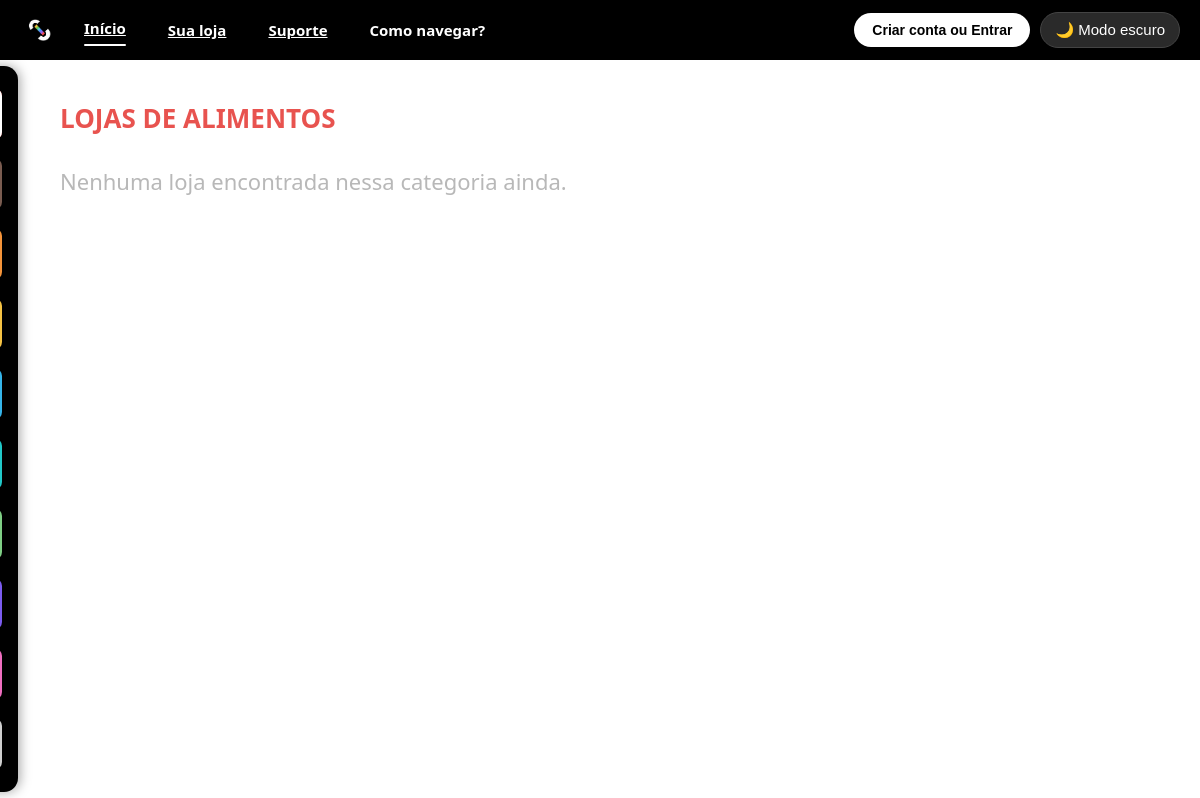
The app's page /CatAlimentos/, older data.
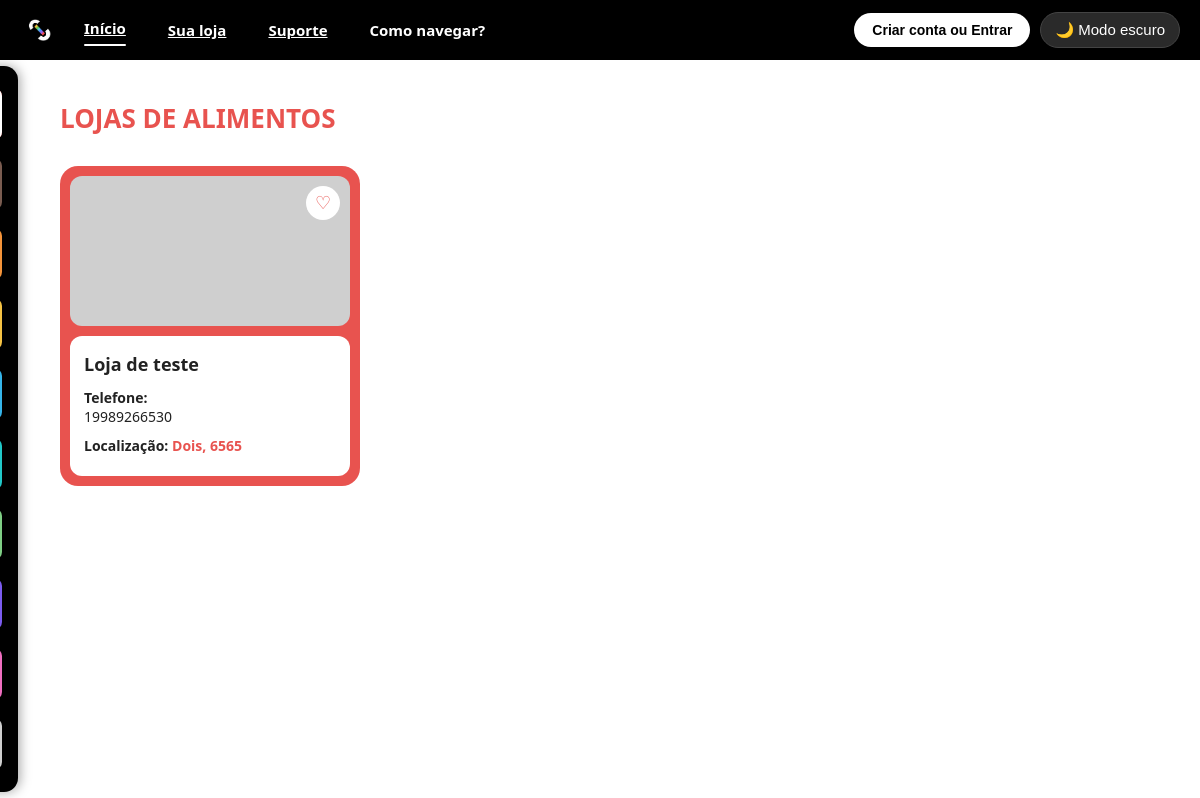
The same page, newer data.
### AppStoreLink/models.py (models this page shows, shortened)
class Loja(models.Model):
    id_loja = models.AutoField(primary_key=True)
    nome_loja = models.CharField(max_length=100)
    telefone_loja = models.CharField(max_length=15, blank=True, null=True)
    email_loja = models.EmailField(max_length=100)
    cnpj = models.CharField(max_length=18, unique=True) # !--!--!--!--!--!--!--! {{MUDAR PARA RECEBER TAMBEM CARACTERES "pois o CNPJ atual recebe letras tembem"}}  !--!--!--!--!--!--!--!
    foto_estabelecimento = models.CharField(max_length=255, blank=True, null=True)
    link = models.URLField(max_length=255, blank=True, null=True)
    id_endereco = models.ForeignKey(
        Endereco, on_delete=models.CASCADE, db_column="id_endereco"
    )
    id_categoria = models.ForeignKey(
        Categoria, on_delete=models.CASCADE, db_column="id_categoria"
    )

class Endereco(models.Model):
    id_endereco = models.AutoField(primary_key=True)
    rua = models.CharField(max_length=100)
    numero_estabelecimento = models.CharField(max_length=10)
    cep = models.CharField(max_length=9)

### AppStoreLink/views.py (the view)
# urls.py: path('CatAlimentos/', CatAlimentos, name='CatAlimentos'),
def CatAlimentos(request):
    lojas = Loja.objects.filter(
        id_categoria__tipo_categoria='Alimentos'
    ).select_related('id_endereco', 'id_categoria')
    contexto = {
        'categoria': 'Alimentos',
        'lojas': lojas,
    }
    return render(request, 'AppStoreLink/CatAlimentos.html', contexto)

### AppStoreLink/context_processors.py (called while the page is built)
def usuario_logado(request): # -> define a função que chama a cada renderização
    usuario_id = request.session.get('usuario_id') # -> essa linha define que um 'usuario_id' e logado, e nao logado e um 'None'
    usuario = Usuario.objects.filter(pk=usuario_id).first() if usuario_id else None # -> verifica se o 'usuario_id' tem valor, caso nao, retorna 'None'
    return {'usuario_logado': usuario} # -> a chave 'usuario_logado' vira o nome da var. em templates

### templates/AppStoreLink/CatAlimentos.html (shortened to what the changed rows need)
{% load static %}
<!DOCTYPE html>
<html lang="pt-BR">
<head>
  <link
    rel="stylesheet"
    href="{% static 'AppStoreLink/styles/style.css' %}"
  >
</head>
<body>
  <div class="categoria-container">
    <h1 class="categoria-titulo">
      Lojas de Alimentos
    </h1>
    {% if lojas %}
      <div class="loja-grid">
        {% for loja in lojas %}
          <div
            class="loja-card"
            data-url="{% url 'InformacoesLoja' loja.id_loja %}"
            onclick="location.href=this.dataset.url"
            style="cursor: pointer;"
          >
            <div class="loja-card-capa">
              <form
                method="POST"
                action="{% url 'favoritar-loja' loja.id_loja %}"
                onclick="event.stopPropagation()"
              >
                <button
                  type="submit"
                  class="loja-card-fav"
                  aria-label="Favoritar"
                >
                  ♡
                </button>
              </form>
            </div>
            <div class="loja-card-corpo">
              <h3>
                {{ loja.nome_loja }}
              </h3>
              {% if loja.telefone_loja %}
                <p class="loja-card-label">
                  Telefone:
                </p>
                <p>
                  {{ loja.telefone_loja }}
                </p>
              {% endif %}
              {% if loja.id_endereco %}
                <p class="loja-card-label">
                  Localização:
                  <span class="loja-card-endereco">
                    {{ loja.id_endereco.rua }},
                    {{ loja.id_endereco.numero_estabelecimento }}
                  </span>
                </p>
              {% endif %}
            </div>
          </div>
        {% endfor %}
      </div>
    {% else %}
      <p class="hint-text categoria-vazio">
        Nenhuma loja encontrada nessa categoria ainda.
      </p>
    {% endif %}
  </div>
</body>
</html>

Row changes from the older to the newer data that the page shows:
added Loja: nome_loja "Loja de teste", telefone_loja "19989266530", id_endereco.rua "Dois", id_endereco.numero_estabelecimento "6565"
Text that changed along with them:
text no longer shown: "Nenhuma loja encontrada nessa categoria ainda."
